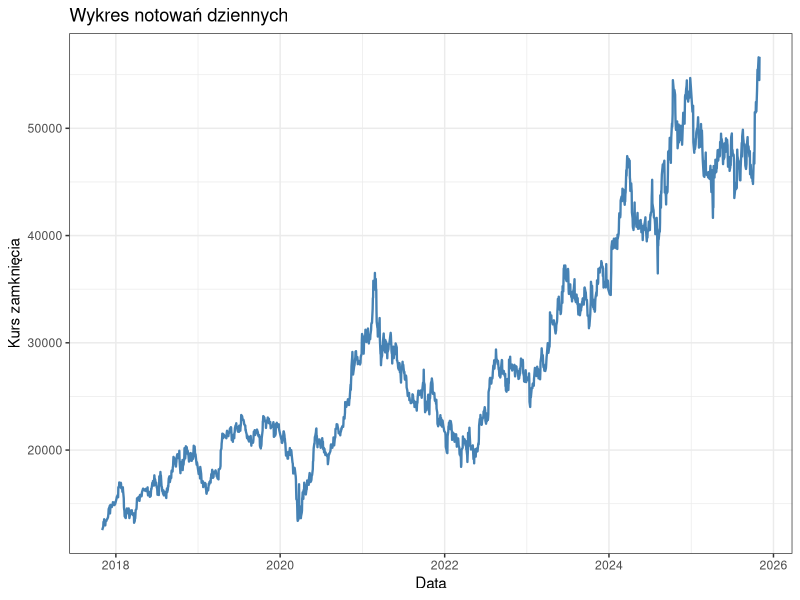
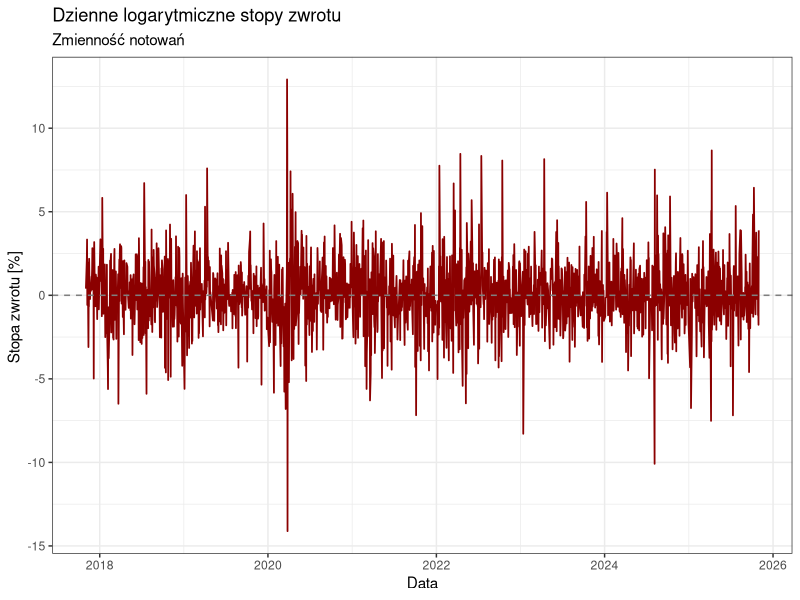
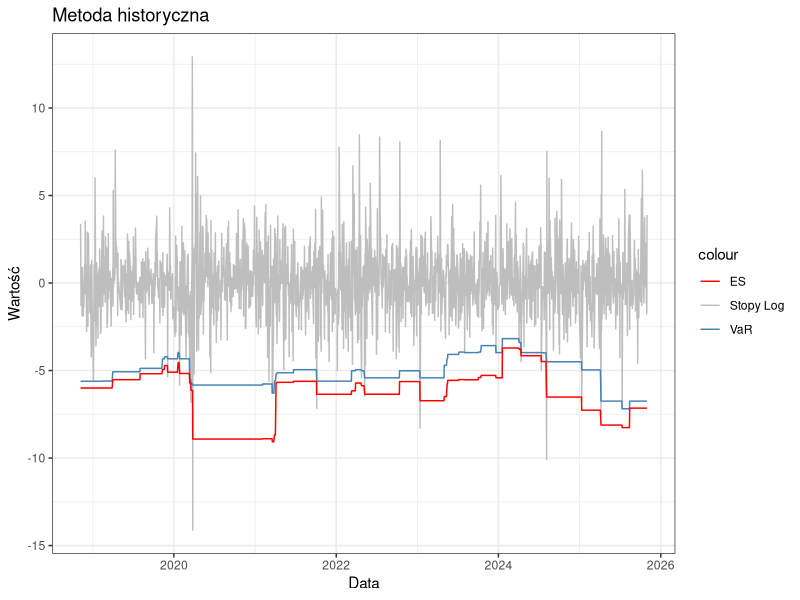
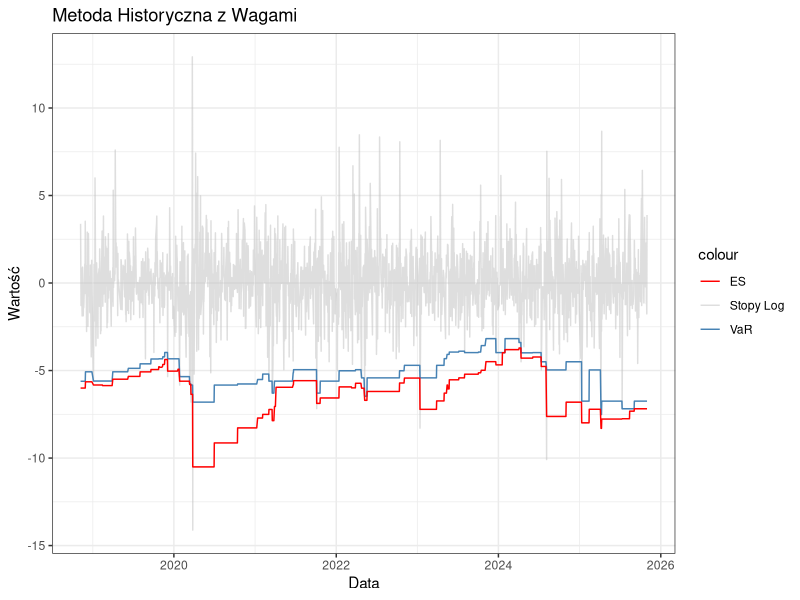
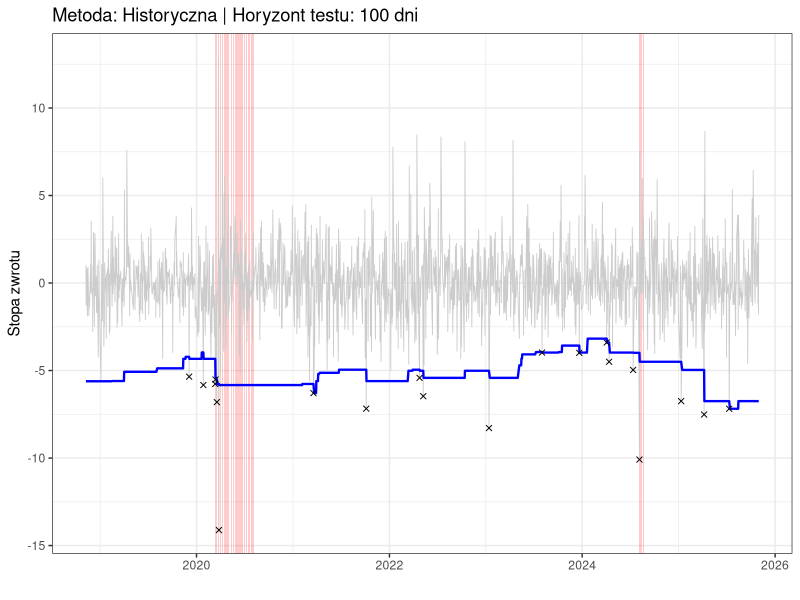
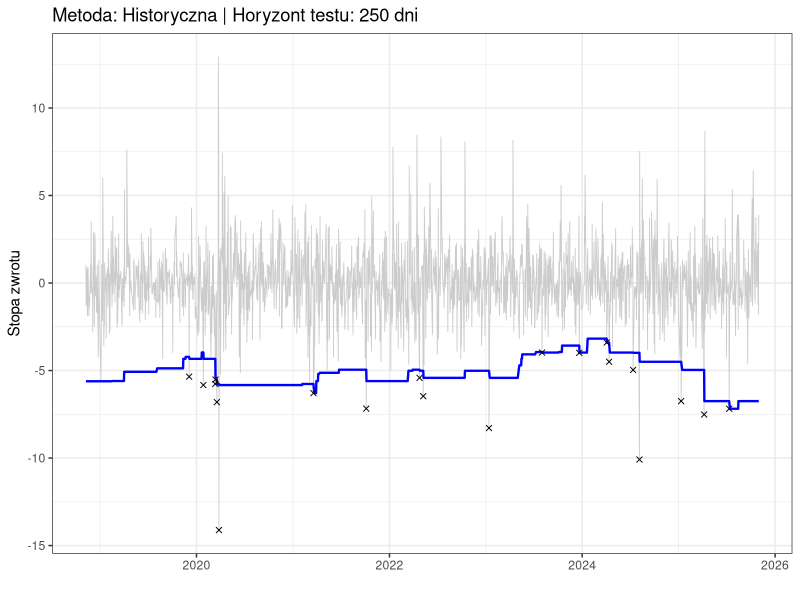
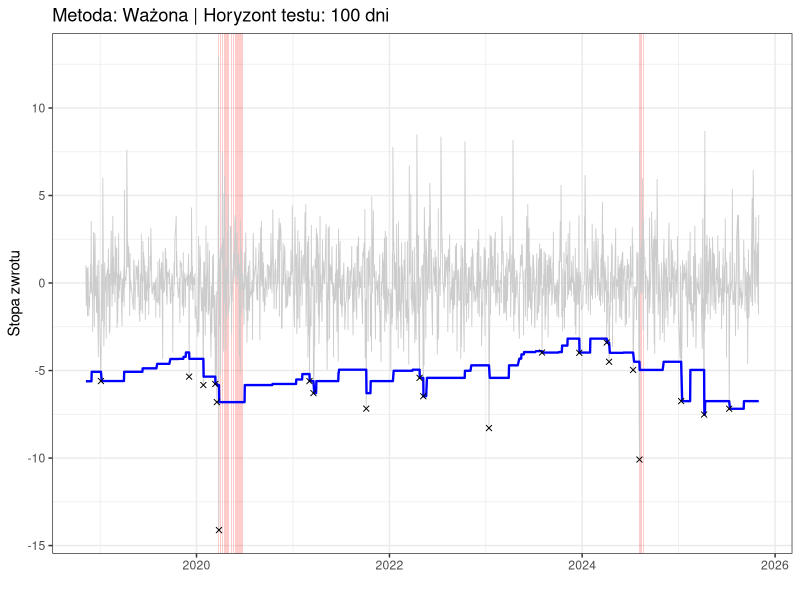
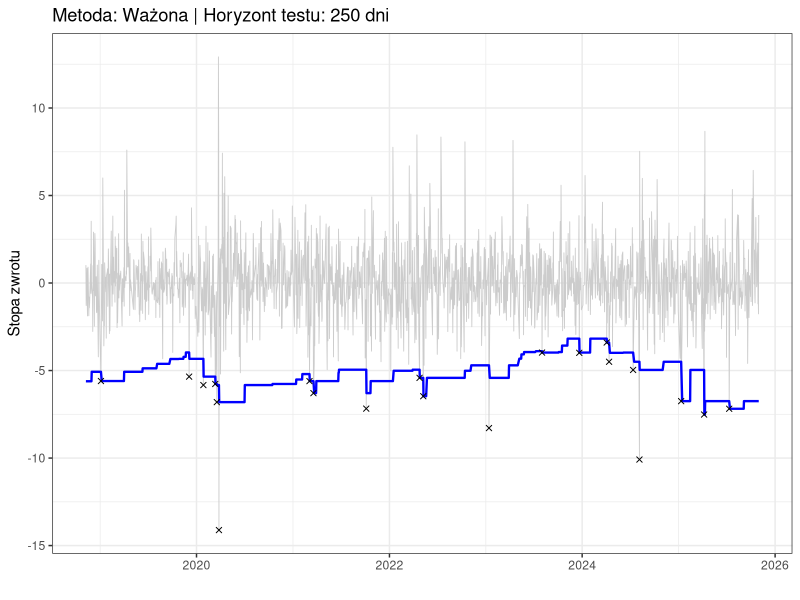

Recreate these plots in R, in order.
## ---- chunk 1
knitr::opts_chunk$set(echo = FALSE)
knitr::opts_chunk$set(message = FALSE)
knitr::opts_chunk$set(warning = FALSE)
options(OutDec = ",")
options(scipen = 999)
## ---- chunk 2
library(psych)
library(ggplot2)
library(dplyr)
library(lubridate)
library(stats)
library(kableExtra)
library(zoo)
## ---- chunk 3
dane_dzienne <- read.csv("9983_jp_d.csv")

dane_dzienne$Data <- ymd(dane_dzienne$Data)

cols = c("Data", "Zamkniecie")
## ---- chunk 4
dane_dzienne <- dane_dzienne %>%
  mutate(Zamkniecie = if_else(Data < ymd("2023-02-26"), Zamkniecie / 3, Zamkniecie))

dzienne <- dane_dzienne[cols]
## ---- chunk 5
ggplot(data = dzienne, aes(x = Data, y = Zamkniecie)) +
  geom_line(color = "steelblue", linewidth = 0.8) + 
  labs(
    title = "Wykres notowań dziennych",
    x = "Data",
    y = "Kurs zamknięcia"
  ) +
  theme_bw() 

## ---- chunk 6
stat <- describe(dzienne$Zamkniecie)

statystyki <- data.frame(
  Minimum = round(stat$min, 2),
  Mediana = round(stat$median, 2),
  Maksimum = round(stat$max, 2),
  Skośność = round(stat$skew, 2),
  Kurtoza = round(stat$kurtosis, 2),
  Średnia = round(stat$mean, 2),
  Odchylenie = round(stat$sd, 2)
)

C0<-0
statystyki %>%
  kable( longtable = TRUE, booktabs = TRUE,
        align = "c", caption = "Podstawowe statystyki opisowe kursu zamknięcia") %>%
  row_spec(C0, bold = TRUE, align = "c") %>%
  kable_styling(latex_options = c("hold_position", "striped", "bordered"), 
                font_size = 11, full_width = FALSE, position = "center")
## ---- chunk 7
#Stopy zwykłe
cena_dzienna <- dzienne$Zamkniecie
dzienna_stopa_zwrotu <- (cena_dzienna[2:length(cena_dzienna)] - cena_dzienna[1:(length(cena_dzienna)-1)]) / cena_dzienna[1:(length(cena_dzienna)-1)]

dzienne_stopy <- dzienne[-1, ]
dzienne_stopy$Stopa_zwrotu <- dzienna_stopa_zwrotu * 100
## ---- chunk 8
#Stopy logarytmiczne
cena_dzienna_log <- dzienne$Zamkniecie
dzienna_stopa_log <- log(cena_dzienna[2:length(cena_dzienna)] / cena_dzienna[1:(length(cena_dzienna)-1)]) * 100

dzienne_stopy_log <- dzienne[-1, ]
dzienne_stopy_log$Stopa_logarytmiczna <- dzienna_stopa_log
## ---- chunk 9
dzienna_ramka <- data.frame(Data = dzienne_stopy$Data, Stopy = dzienne_stopy$Stopa_zwrotu, Stopy_log = dzienne_stopy_log$Stopa_logarytmiczna)

## ---- chunk 10
ggplot(data = dzienne_stopy_log, aes(x = Data, y = Stopa_logarytmiczna)) + geom_line(color = "darkred", linewidth = 0.6) +
  geom_hline(yintercept = 0, linetype = "dashed", color = "gray50") + 
  labs(
    title = "Dzienne logarytmiczne stopy zwrotu",
    subtitle = "Zmienność notowań",
    x = "Data",
    y = "Stopa zwrotu [%] "
  ) +
  theme_bw()

## ---- chunk 11
stat_log <- describe(dzienne_stopy_log$Stopa_logarytmiczna)

statystyki_log <- data.frame(
  Minimum = round(stat_log$min, 2),
  Mediana = round(stat_log$median, 2),
  Maksimum = round(stat_log$max, 2),
  Skośność = round(stat_log$skew, 2),
  Kurtoza = round(stat_log$kurtosis, 2),
  Średnia = round(stat_log$mean, 2),
  Odchylenie = round(stat_log$sd, 2)
)

C0<-0
statystyki_log %>%
  kable( longtable = TRUE, booktabs = TRUE,
        align = "c", caption = "Podstawowe statystyki opisowe stóp zwrotów") %>%
  row_spec(C0, bold = TRUE, align = "c") %>%
  kable_styling(latex_options = c("hold_position", "striped", "bordered"), 
                font_size = 11, full_width = FALSE, position = "center")
## ---- chunk 12
z <- dzienna_ramka$Stopy_log
n <- length(z)
window <- 250
prob <- 0.01 

VaR <- rep(NA, n) 
es <- rep(NA, n)

for (i in window:n) {
  okno <- z[(i-window+1):i]
  kwantyle <- quantile(okno, prob, type=2)
  VaR[i] <- kwantyle
  es[i] <- mean(okno[okno <= kwantyle])
}

df <- data.frame(
  Data = dzienna_ramka$Data,
  Rolling_VaR = VaR,
  Rolling_ES = es,
  Stopy = z
)

df <- df[window:n, ]

## ---- chunk 13
ggplot(df, aes(x = Data)) +
  geom_line(aes(y = Stopy, color = "Stopy Log")) +
  geom_line(aes(y = Rolling_VaR, color = "VaR")) +
  geom_line(aes(y = Rolling_ES, color = "ES")) +
  labs(
    title = "Metoda historyczna",
    x = "Data",
    y = "Wartość"
  ) +
  scale_color_manual(values = c("VaR" = "steelblue", "ES" = "red", "Stopy Log" = "grey")) +
  theme_bw()

## ---- chunk 14

z <- dzienna_ramka$Stopy_log
n <- length(z)
window <- 250
prob <- 0.01 
q <- 0.995  

kwantyle_w <- rep(NA, n) 
es_w <- rep(NA, n)

wagi_tmp <- q ^ ((window - 1):0)
wagi <- wagi_tmp * (1 - q) / (1 - q^window)

for (i in window:n) {
  okno <- z[(i-window+1):i]
  
  df_tmp <- data.frame(stopy = okno, wagi = wagi)
  
  df_tmp <- df_tmp[order(df_tmp$stopy), ]

  df_tmp$wagi_skum <- cumsum(df_tmp$wagi)
  
  idx_var <- which(df_tmp$wagi_skum >= prob)[1]
  VaR_val <- df_tmp$stopy[idx_var]
  kwantyle_w[i] <- VaR_val
  

  ogon <- df_tmp[df_tmp$stopy <= VaR_val, ]

  es_w[i] <- sum(ogon$stopy * ogon$wagi) / sum(ogon$wagi)
}

df_wazona <- data.frame(
  Data = dzienna_ramka$Data,
  Rolling_VaR = kwantyle_w,
  Rolling_ES = es_w,
  Stopy = z
)

df_wazona <- df_wazona[window:n, ]
## ---- chunk 15
ggplot(df_wazona, aes(x = Data)) +
  geom_line(aes(y = Stopy, color = "Stopy Log"), alpha = 0.5) +
  geom_line(aes(y = Rolling_VaR, color = "VaR")) +
  geom_line(aes(y = Rolling_ES, color = "ES")) +
  labs(
    title = paste0("Metoda Historyczna z Wagami"),
    x = "Data",
    y = "Wartość"
  ) +
  scale_color_manual(values = c("VaR" = "steelblue", 
                                "ES" = "red", 
                                "Stopy Log" = "grey")) +
  theme_bw()

## ---- chunk 16
kupiec_test_pvalue <- function(x, prob=0.99) {
  N <- length(x)
  wyjatki <- sum(x)

  p_obs <- wyjatki / N
  p_exp <- 1 - prob 
  
  if (wyjatki == 0) return(1) 
  
  ln_L_null <- (N - wyjatki) * log(1 - p_exp) + wyjatki * log(p_exp)
  ln_L_alt  <- (N - wyjatki) * log(1 - p_obs) + wyjatki * log(p_obs)
  
  LR <- -2 * (ln_L_null - ln_L_alt)
  return(1 - pchisq(LR, df = 1))
}


historyczna <- df %>%
  select(Data, Stopy, VaR = Rolling_VaR) %>% 
  mutate(VaR = lag(VaR), Metoda = "Historyczna")


wazona <- df_wazona %>%
  select(Data, Stopy, VaR = Rolling_VaR) %>%
  mutate(VaR = lag(VaR) , Metoda = "Ważona")


wyniki <- rbind(historyczna, wazona) %>% na.omit()



wyniki <- wyniki %>%
  mutate(Wyjatek = ifelse(Stopy < VaR, 1, 0),
         Punkt_Wyjatku = ifelse(Stopy < VaR, Stopy, NA)) %>%
  group_by(Metoda) %>%
  mutate(
    P_val_100 = rollapply(Wyjatek, 100, function(x) kupiec_test_pvalue(x, prob=0.99), fill=NA, align="right"),
    P_val_250 = rollapply(Wyjatek, 250, function(x) kupiec_test_pvalue(x, prob=0.99), fill=NA, align="right"),
    Odrzucony_100 = ifelse(P_val_100 < 0.05, 1, 0),
    Odrzucony_250 = ifelse(P_val_250 < 0.05, 1, 0)
  ) %>% ungroup()
## ---- chunk 17
rysuj_metode_okno <- function(dane, nazwa_metody, okno_testu) {
  
  dane_sub <- dane %>% filter(Metoda == nazwa_metody)
  
  if(okno_testu == 100) {
    dane_sub$Odrzucony <- dane_sub$Odrzucony_100
  } else {
    dane_sub$Odrzucony <- dane_sub$Odrzucony_250
  }

  odrzucenia <- dane_sub %>% 
    select(Data, Odrzucony) %>% 
    mutate(Start = Data - 0.5, End = Data + 0.5) %>% 
    filter(Odrzucony == 1)
  
  ggplot(dane_sub, aes(x = Data)) +
    geom_rect(data = odrzucenia, aes(xmin = Start, xmax = End, ymin = -Inf, ymax = Inf),
              fill = "red", alpha = 0.2, inherit.aes = FALSE) +
    geom_line(aes(y = Stopy), color = "grey80", linewidth=0.3) +
    geom_line(aes(y = VaR, color = "VaR (99%)"), linewidth=0.8) +
    geom_point(aes(y = Punkt_Wyjatku), color = "black", size = 1.5, shape=4) +
    scale_color_manual(values = c("VaR (99%)" = "blue")) +
    labs(title = paste("Metoda:", nazwa_metody, "| Horyzont testu:", okno_testu, "dni"), 
         y = "Stopa zwrotu", x = "") +
    theme_bw() + theme(legend.position = "none")
}

## ---- chunk 18
rysuj_metode_okno(wyniki, "Historyczna", 100)
## ---- chunk 19
rysuj_metode_okno(wyniki, "Historyczna", 250)
## ---- chunk 20
rysuj_metode_okno(wyniki, "Ważona", 100)
## ---- chunk 21
rysuj_metode_okno(wyniki, "Ważona", 250)
## ---- chunk 22

tabela <- wyniki %>%
  group_by(Metoda) %>%
  summarise(
    `Liczba dni` = n(),
    `Liczba wyjatkow` = sum(Wyjatek), 
    `Proc. Wyjatkow` = sprintf("%.2f%%", mean(Wyjatek)*100),
    `Odrzucenia (100 dni)` = sprintf("%.1f%%", mean(Odrzucony_100, na.rm=TRUE)*100),
    `Odrzucenia (250 dni)` = sprintf("%.1f%%", mean(Odrzucony_250, na.rm=TRUE)*100)
  )

tabela %>%
  kable(format = "latex", booktabs = TRUE, caption = "Wyniki weryfikacji modelu VaR (Backtesting)", align = "c") %>%
  kable_styling(latex_options = c("striped", "hold_position"))

## ---- chunk 23


christoffersen_test_pvalue <- function(przekroczenia) {
  n <- length(przekroczenia)
  if (n < 2) return(NA)
  
  stan_obecny <- przekroczenia[1:(n-1)]
  stan_przyszly <- przekroczenia[2:n]
  
  n00 <- sum(stan_obecny == 0 & stan_przyszly == 0)
  n01 <- sum(stan_obecny == 0 & stan_przyszly == 1)
  n10 <- sum(stan_obecny == 1 & stan_przyszly == 0)
  n11 <- sum(stan_obecny == 1 & stan_przyszly == 1)
  
  if ((n01 + n11) == 0 || (n00 + n10) == 0 || n01 == 0 || n11 == 0) {
    return(1.0) 
  }
  
  pi_01 <- n01 / (n00 + n01)
  pi_11 <- n11 / (n10 + n11)
  pi_all <- (n01 + n11) / (n00 + n01 + n10 + n11)
  
  ln_L_null <- (n00 + n10) * log(1 - pi_all) + (n01 + n11) * log(pi_all)
  ln_L_alt  <- n00 * log(1 - pi_01) + n01 * log(pi_01) + 
               n10 * log(1 - pi_11) + n11 * log(pi_11)
               
  LR_ind <- -2 * (ln_L_null - ln_L_alt)
  
  return(1 - pchisq(LR_ind, df = 1))
}

wyniki_all_final <- wyniki %>%
  group_by(Metoda) %>%
  mutate(
    # Liczymy TYLKO Christoffersena
    P_val_Christ_100 = rollapply(Wyjatek, 100, christoffersen_test_pvalue, fill=NA, align="right"),
    P_val_Christ_250 = rollapply(Wyjatek, 250, christoffersen_test_pvalue, fill=NA, align="right"),
    
    # Decyzje (0/1)
    Odrzucony_Christ_100 = ifelse(P_val_Christ_100 < 0.05, 1, 0),
    Odrzucony_Christ_250 = ifelse(P_val_Christ_250 < 0.05, 1, 0)
  ) %>% ungroup()



tabela_christoffersen <- wyniki_all_final %>%
  group_by(Metoda) %>%
  summarise(
    `Liczba dni` = n(),
    `Liczba wyjatkow` = sum(Wyjatek),
    `Proc. Wyjatkow` = sprintf("%.2f%%", mean(Wyjatek)*100),
    `Odrzucenia (100 dni)` = sprintf("%.1f%%", mean(Odrzucony_Christ_100, na.rm=TRUE)*100),
    `Odrzucenia (250 dni)` = sprintf("%.1f%%", mean(Odrzucony_Christ_250, na.rm=TRUE)*100)
  )

tabela_christoffersen %>%
  kable(format = "latex", booktabs = TRUE, caption = "Wyniki Testu Christoffersena (Niezależność)", align = "c") %>%
  kable_styling(latex_options = c("striped", "hold_position")) %>%
  add_header_above(c(" " = 3, "% Dni z odrzuceniem modelu" = 2))



## ---- chunk 24

dane_christ <- wyniki_all_final %>% 
  filter(Metoda == "Historyczna")

odrzucenia_christ <- dane_christ %>% 
  select(Data, Odrzucony_Christ_250) %>% 
  mutate(Start = Data - 0.5, End = Data + 0.5) %>% 
  filter(Odrzucony_Christ_250 == 1)
## ---- chunk 25
ggplot(dane_christ, aes(x = Data)) +
  geom_rect(data = odrzucenia_christ, aes(xmin = Start, xmax = End, ymin = -Inf, ymax = Inf),
            fill = "red", alpha = 0.2, inherit.aes = FALSE) +
  
  geom_line(aes(y = Stopy), color = "grey80", linewidth=0.3) +
  geom_line(aes(y = VaR, color = "VaR (99%)"), linewidth=0.8) +
  
  geom_point(aes(y = Punkt_Wyjatku), color = "black", size = 1.5, shape=4) +
  
  scale_color_manual(values = c("VaR (99%)" = "blue")) +
  labs(
    title = "Test Christoffersena | Metoda Historyczna (Okno 250 dni)", 
    y = "Stopa zwrotu", 
    x = ""
  ) +
  theme_bw() + 
  theme(legend.position = "none")
